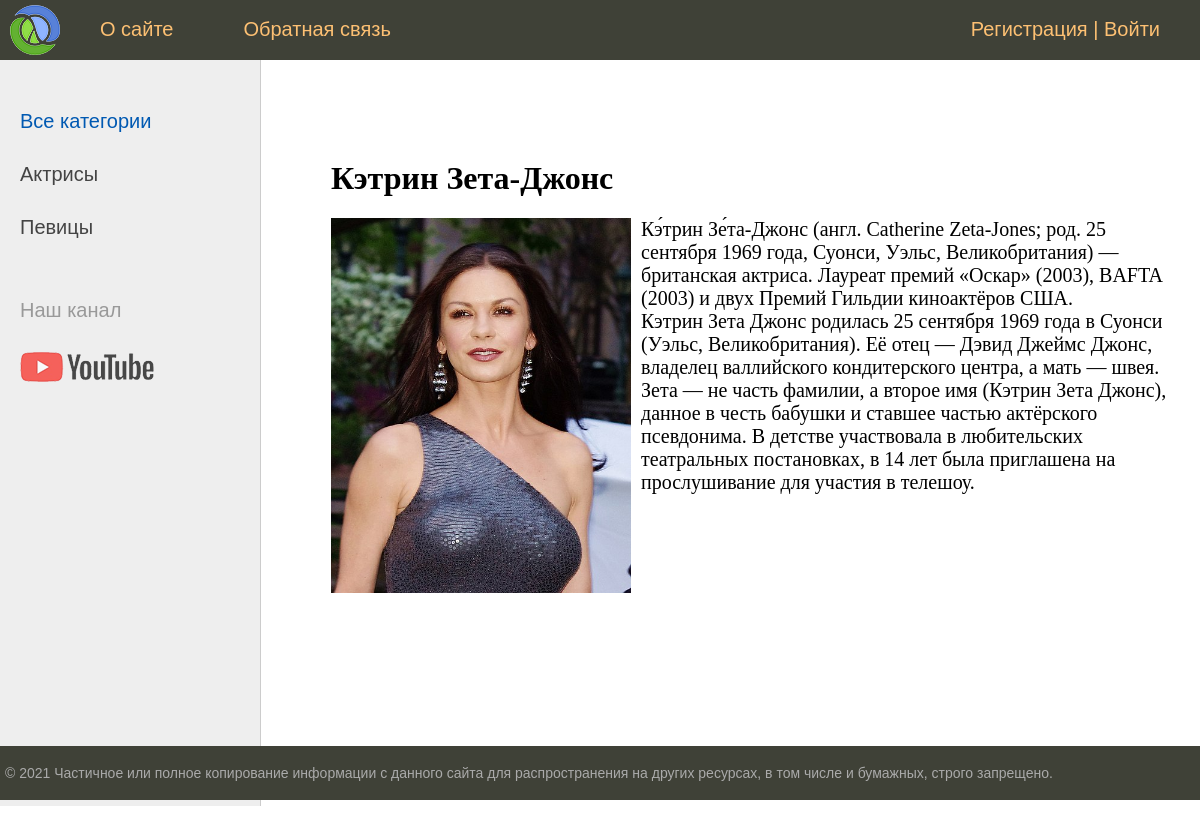
Screenshot of /post/ketrin-zeta-dzhons with the database file from the repository.
### women/models.py (models this page shows, shortened)
class Category(models.Model):
    name = models.CharField(max_length=20, db_index=True, verbose_name='Категория')
    slug = models.SlugField(max_length=255, unique=True, db_index=True, verbose_name='URL')
    def get_absolute_url(self):
        return reverse('category', kwargs={'cat_slug': self.slug})
    class Meta:
        verbose_name = 'Категории'
        verbose_name_plural = 'Категории'
        ordering = ['id']

class Women(models.Model):
    title = models.CharField(max_length=255, verbose_name='Заголовок')
    slug = models.SlugField(max_length=255, unique=True, db_index=True, verbose_name='URL')
    content = models.TextField(blank=True, verbose_name='Текст статьи')
    photo = models.ImageField(upload_to="photos/%Y/%m/d%", verbose_name='Фото')
    time_create = models.DateTimeField(auto_now_add=True, verbose_name='Время создания')
    time_update = models.DateTimeField(auto_now=True, verbose_name='Время изменения')
    is_published = models.BooleanField(default=True, verbose_name='Опубликовано')
    cat = models.ForeignKey('Category', on_delete=models.PROTECT, verbose_name='Категория')
    def __str__(self):
        return self.title
    class Meta:
        verbose_name = 'Известные женщины'
        verbose_name_plural = 'Известные женщины'
        ordering = ['id']

### women/views.py (the view)
# urls.py: path('post/<slug:post_slug>', ShowPost.as_view(), name='post'),
class ShowPost(DataMixin, DetailView):
    model = Women
    template_name = 'women/post.html'
    slug_url_kwarg = 'post_slug'
    context_object_name = 'post'
    def get_context_data(self, *, object_list=None, **kwargs):
        context = super().get_context_data(**kwargs)
        c_def = self.get_user_context(title=context['post'])
        return dict(list(context.items()) + list(c_def.items()))

### women/utils.py (called while the page is built)
    def get_user_context(self, **kwargs):
        context = kwargs
        cats = Category.objects.annotate(Count('women'))
        user_menu = menu.copy()
        if not self.request.user.is_authenticated:
            user_menu.pop(1)
        context['menu'] = user_menu
        context['cats'] = cats
        if 'cat_selected' not in context:
            context['cat_selected'] = 0
        return context

### women/templates/women/post.html
{% extends 'women/base.html' %}
{% block content %}
<h1>{{post.title}}</h1>
{% if post.photo %}
<p><img class="img-article-left" src="{{post.photo.url}}"></p>
{% endif %}
{{post.content|linebreaks}}
{% endblock %}

### women/templates/women/base.html (shortened to what this page needs)
{% load static %}
{% load women_tags %}
<!DOCTYPE html>
<html>
<head>
	<link type="text/css" href="{% static 'women/css/styles.css' %}" rel="stylesheet" />
</head>
<body>
<table class="table-page" border=0 cellpadding="0" cellspacing="0">
<tr><td valign=top>
{% block mainmenu %}
		<div class="header">
			<ul id="mainmenu" class="mainmenu">
			<li class="logo"><a href="{% url 'home' %}"><div class="logo"></div></a></li>
{% for m in menu %}
			<li><a href="{% url m.url_name %}">{{m.title}}</a></li>
{% endfor %}
				{% if request.user.is_authenticated %}
				<li class="last">{{user.username}} | <a href="{% url 'logout' %}">Выйти</a></li>
				{% else %}
				<li class="last"><a href="{% url 'register' %}">Регистрация</a> | <a href="{% url 'login' %}">Войти</a></li>
				{% endif %}
			</ul>
		</div>
{% endblock mainmenu %}
<table class="table-content" border=0 cellpadding="0" cellspacing="0">
<tr>
	<td valign="top" class="left-chapters">
	<ul id="leftchapters">
{% if cat_selected == 0 %}
		<li class="selected">Все категории</li>
{% else %}
		<li><a href="{% url 'home' %}">Все категории</a></li>
{% endif %}
{% for c in cats %}
{% if c.women__count > 0 %}
	{% if c.pk == cat_selected %}
		<li class="selected">{{c.name}}</li>
	{% else %}
		<li><a href="{{ c.get_absolute_url }}">{{c.name}}</a></li>
	{% endif %}
{% endif %}
{% endfor %}
		<li class="share">
		<p>Наш канал</p>
		<a class="share-yt" href="https://www.youtube.com/channel/UClJzWfGWuGJL2t-3dYKcHTA/playlists" target="_blank" rel="nofollow"></a>
		</li>
	</ul>
</td>
<td valign="top" class="content">
	<div class="content-text">
{% block content %}
{% endblock %}
	</div>
</td></tr></table>
</td></tr>
<tr><td valign=top>
	<div id="footer">
		<p>&copy; 2021 Частичное или полное копирование информации с данного сайта для распространения на других ресурсах, в том числе и бумажных, строго запрещено.</p>
	</div>
</td></tr></table>
</body>
</html>

### women/static/women/css/styles.css (style rules this page uses)
html, body { font-family: 'Arial'; margin: 0; padding: 0; height: 100%; width: 100%; color: #444; }
a { color: #0059b2; text-decoration: none; }
img { max-width: 600px; height: auto; }
img.img-article-left { max-width: 300px; height: auto; float: left; padding: 0 10px 10px 0; }
.table-page { width: 100%; height: 100%; vertical-align: top; }
.table-page tr { height: 100%; }
.header { background: #3F4137; height: 60px; }
.logo { background: url('../images/logo.png') no-repeat 10px 5px; width: 70px; height: 60px; }
ul.mainmenu { list-style: none; margin: 0; padding: 0; height: 60px; color: #fdc073; font-size: 20px; overflow: hidden; }
ul.mainmenu li { float: left; margin: 18px 40px 0 30px; }
ul.mainmenu li.logo { margin: 0; }
ul.mainmenu li.last { float: right; }
ul.mainmenu li a { color: #fdc073; text-decoration: none; }
.table-content { width: 100%; min-height: 100%; height: 100%; }
.left-chapters { margin: 0; background: #eee; border-right: 1px solid #ccc; min-height: 100%; }
.left-chapters ul { width: 230px; min-height: 100%; margin: 0; padding: 20px 10px 10px 20px; list-style: none; font-size: 20px; }
.left-chapters ul li { margin: 30px 0 0 0; color: #999; }
.left-chapters ul li.selected { color: #0059b2; }
.left-chapters ul li a { color: #444; text-decoration: none; }
.left-chapters ul li.share { margin: 60px 0 0 0; }
.left-chapters ul li.share p { margin: 30px 0 30px 0; }
.left-chapters ul li.share a { display: inline-block; width: 40px; height: 40px; margin: 0 20px 0 0; }
.left-chapters ul li.share a.share-yt { width: 100%; height: 30px; background: url('../images/share_yt.png') no-repeat 0 0 }
.content { padding: 40px 20px 20px 40px; width: 100%; box-sizing: border-box; }
.content-text { margin: 60px 0 0 30px; color: #000; font-size: 20px; font-family: Yandex Sans Display Light; }
.content-text h1 { font-size: 32px; }
#footer { box-sizing: border-box; background: #3F4137; padding: 5px; color: #aaa; font-size: 14px; font-family: Verdana, Geneva, Arial, Helvetica; text-align: left; overflow: hidden; }

### rows the page displays
Category: name "Актрисы"
Category: name "Певицы"
Women: title "Кэтрин Зета-Джонс", photo (picture), content "Кэ́трин Зе́та-Джонс (англ. Catherine Zeta-Jones; род. 25 сентября 1969 года, Суонси, Уэльс, Великобритания) — британская актриса. Лауреат премий «Оскар» (2003), BAFTA (2003) и двух Премий Гильдии киноактёров США. Кэтрин Зета Джонс родилась 25 сентября 1969 года в Суонси (Уэльс, Великобритания). Её отец — Дэвид Джеймс Джонс, владелец валлийского кондитерского центра, а мать — швея. Зета — не часть фамилии, а второе имя (Кэтрин Зета Джонс), данное в честь бабушки и ставшее частью актёрского псевдонима. В детстве участвовала в любительских театральных постановках, в 14 лет была приглашена на прослушивание для участия в телешоу."

### other values shown
{{ m.title }} "О сайте" "Обратная связь"
